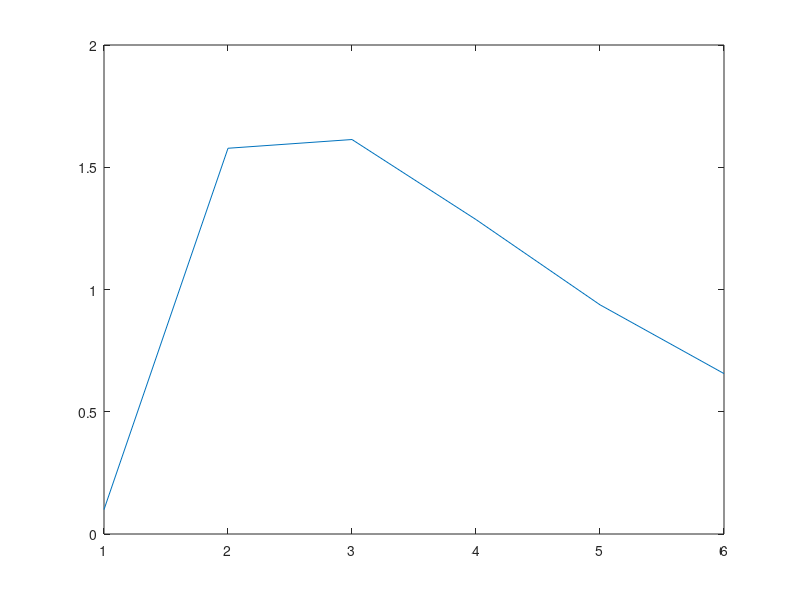

This chart was generated by the following MATLAB code:
% System Simulation Problem 15
% Written by Josh Humphrey

h=1;
x = 0:h:5;
y = zeros(1,length(x)); 
y(1) = 0.1;
F_xy = @(t,r) 3.*exp(-t)-0.4*r;

for k=1:(length(x)-1)
    k_1 = F_xy(x(k),y(k));
    k_2 = F_xy(x(k)+0.5*h,y(k)+0.5*h*k_1);
    k_3 = F_xy((x(k)+0.5*h),(y(k)+0.5*h*k_2));
    k_4 = F_xy((x(k)+h),(y(k)+k_3*h));

    y(k+1) = y(k) + (1/6)*(k_1+2*k_2+2*k_3+k_4)*h;
end

figure(1)
plot(y)
